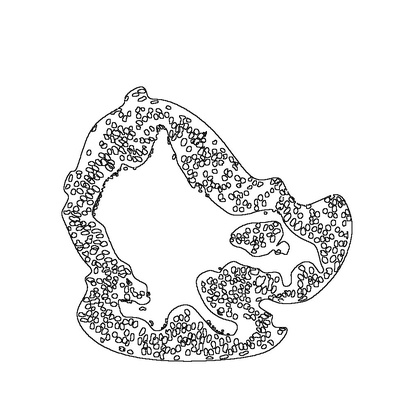
%> input picture akash_segmentation/adh08-1b_seg19_cartoon.jpg, 420 x 420 px, shrunk from 1025 x 1025 before the run
$ octave inspect_cartoons.m   (GNU Octave 9; MATLAB toolbox functions it lacks are replaced by stand-ins)
%> lines starting %> are read from the running program, lines starting %| are printed output that depends on the picture; in (x1, y1, x2, y2) boxes, pixels count from 0 and x2, y2 are one past the last pixel; in counts of white or black regions, pixels touching at a corner belong together; the program's own positions count from 1
### thin_skeleton.m
%function to make it easier to iterate over skeletal points by
%	thinning the skeleton to 1 pixel wide. there is probably a better
%	way to do this
function [thinned_skeleton] = thin_skeleton(skeleton)
	thinned_skeleton = bwmorph(skeleton, 'thin');
	%remove connected components with size < 8
	thinned_skeleton = bwareaopen(thinned_skeleton, 8);
end

### inspect_cartoons.m
%code to inspect akash cartoons
%	LABELS -
%			adh08-1b_seg19 = FEA
%			adh19-1a_seg19 = Columnar
%			adh19-1a_seg27 = ADH
%			adh23-1a_seg76 = Normal
cartoons = {"adh08-1b_seg19_cartoon.jpg", "adh19-1a_seg19_cartoon.jpg", "adh19-1a_seg27_cartoon.jpg", "adh23-1a_seg76_cartoon.jpg"};
cartoon_labels = {"FEA", "Columnar", "ADH", "Normal"};
num_nuclei = 40;
t = table('Size', [4,3], 'VariableTypes', {'double','double','double'}, 'VariableNames', {'Ribbon', 'Taper', 'Separation'});

for i = 1:size(cartoons, 2)
	slide_im = imcomplement(im2bw(imread(char(pwd + "/akash_segmentation/" + cartoons{i})),0.5));
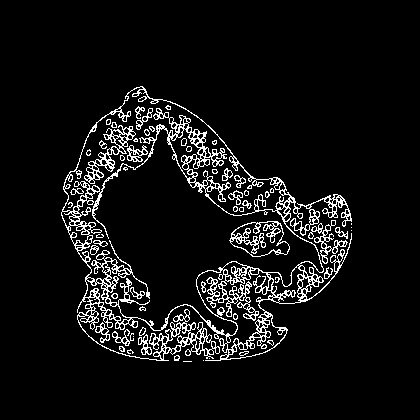
%> slide_im: size 420x420 logical; 7.1% white in thin lines or dots, all inside (x1, y1, x2, y2) = (61, 86, 352, 362)
	slide_im = thin_skeleton(slide_im);
%> in thin_skeleton, `thinned_skeleton = bwmorph(skeleton, 'thin');`:
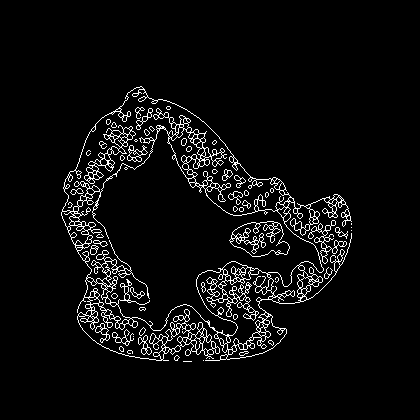
%> thinned_skeleton: size 420x420 logical; 5% white in thin lines or dots, all inside (x1, y1, x2, y2) = (61, 86, 352, 362)
	CC = bwconncomp(slide_im);
%> CC = 51 connected components
	for j = 1:CC.NumObjects
		if size(CC.PixelIdxList{j}, 1) > 200
			slide_im(CC.PixelIdxList{j}) = 0;
		end
	end
%> this loop made 51 passes
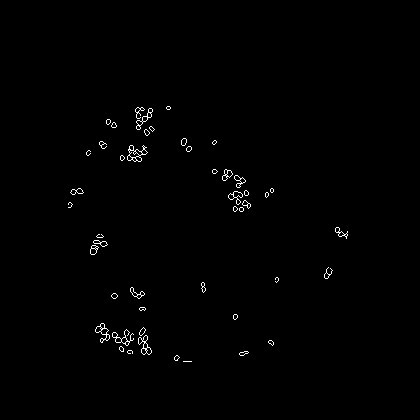
%> slide_im: size 420x420 logical; 0.67% white in thin lines or dots, all inside (x1, y1, x2, y2) = (68, 106, 348, 362)
%> (the run ends here)
